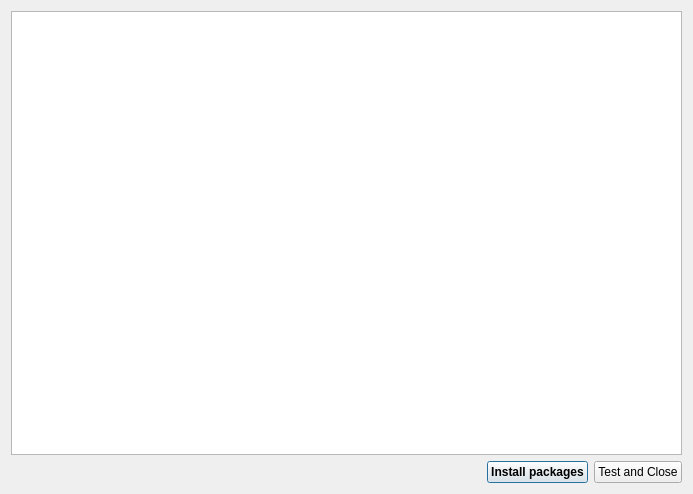
<?xml version="1.0" encoding="UTF-8"?>
<ui version="4.0">
 <class>PackagesInstallerDialog</class>
 <widget class="QDialog" name="PackagesInstallerDialog">
  <property name="geometry">
   <rect>
    <x>0</x>
    <y>0</y>
    <width>693</width>
    <height>494</height>
   </rect>
  </property>
  <property name="windowTitle">
   <string>IAMAP - Packages Installer Dialog</string>
  </property>
  <layout class="QGridLayout" name="gridLayout_2">
   <item row="0" column="0">
    <layout class="QGridLayout" name="gridLayout">
     <item row="0" column="0">
      <widget class="QTextBrowser" name="textBrowser_log"/>
     </item>
    </layout>
   </item>
   <item row="1" column="0">
    <layout class="QHBoxLayout" name="horizontalLayout">
     <item>
      <spacer name="horizontalSpacer">
       <property name="orientation">
        <enum>Qt::Horizontal</enum>
       </property>
       <property name="sizeHint" stdset="0">
        <size>
         <width>40</width>
         <height>20</height>
        </size>
       </property>
      </spacer>
     </item>
     <item>
      <widget class="QPushButton" name="pushButton_install_packages">
       <property name="font">
        <font>
         <weight>75</weight>
         <bold>true</bold>
        </font>
       </property>
       <property name="text">
        <string>Install packages</string>
       </property>
      </widget>
     </item>
     <item>
      <widget class="QPushButton" name="pushButton_close">
       <property name="text">
        <string>Test and Close</string>
       </property>
      </widget>
     </item>
    </layout>
   </item>
  </layout>
 </widget>
 <resources/>
 <connections/>
</ui>
